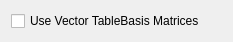
<?xml version="1.0" encoding="UTF-8"?>
<ui version="4.0">
 <class>BuildFEVolRHS</class>
 <widget class="QWidget" name="BuildFEVolRHS">
  <property name="geometry">
   <rect>
    <x>0</x>
    <y>0</y>
    <width>233</width>
    <height>37</height>
   </rect>
  </property>
  <property name="windowTitle">
   <string>Dialog</string>
  </property>
  <layout class="QGridLayout" name="gridLayout">
   <item row="0" column="0">
    <widget class="QCheckBox" name="vectorTableBasisMatrices">
     <property name="text">
      <string>Use Vector TableBasis Matrices</string>
     </property>
    </widget>
   </item>
  </layout>
 </widget>
 <resources/>
 <connections/>
</ui>
